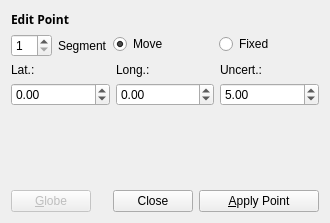
<?xml version="1.0" encoding="UTF-8"?>
<ui version="4.0">
 <class>HellingerEditPoint</class>
 <widget class="QDialog" name="HellingerEditPoint">
  <property name="geometry">
   <rect>
    <x>0</x>
    <y>0</y>
    <width>330</width>
    <height>223</height>
   </rect>
  </property>
  <property name="windowTitle">
   <string>Dialog</string>
  </property>
  <layout class="QFormLayout" name="formLayout">
   <item row="0" column="0">
    <widget class="QLabel" name="label">
     <property name="font">
      <font>
       <family>Sans Serif</family>
       <weight>75</weight>
       <bold>true</bold>
      </font>
     </property>
     <property name="text">
      <string>Edit Point</string>
     </property>
    </widget>
   </item>
   <item row="1" column="0">
    <layout class="QHBoxLayout" name="horizontalLayout">
     <item>
      <widget class="QSpinBox" name="spinbox_segment">
       <property name="minimum">
        <number>1</number>
       </property>
      </widget>
     </item>
     <item>
      <widget class="QLabel" name="label_2">
       <property name="text">
        <string>Segment</string>
       </property>
      </widget>
     </item>
    </layout>
   </item>
   <item row="1" column="1">
    <layout class="QHBoxLayout" name="horizontalLayout_2">
     <item>
      <widget class="QRadioButton" name="radiobtn_move">
       <property name="enabled">
        <bool>true</bool>
       </property>
       <property name="text">
        <string>Move</string>
       </property>
       <property name="checked">
        <bool>true</bool>
       </property>
       <attribute name="buttonGroup">
        <string>buttonGroup</string>
       </attribute>
      </widget>
     </item>
     <item>
      <widget class="QRadioButton" name="radiobtn_fixed">
       <property name="text">
        <string>Fixed</string>
       </property>
       <attribute name="buttonGroup">
        <string>buttonGroup</string>
       </attribute>
      </widget>
     </item>
    </layout>
   </item>
   <item row="2" column="0" colspan="2">
    <layout class="QHBoxLayout" name="horizontalLayout_3">
     <item>
      <layout class="QVBoxLayout" name="verticalLayout">
       <item>
        <widget class="QLabel" name="label_3">
         <property name="text">
          <string>Lat.:</string>
         </property>
        </widget>
       </item>
       <item>
        <widget class="QDoubleSpinBox" name="spinbox_lat">
         <property name="minimum">
          <double>-90.000000000000000</double>
         </property>
         <property name="maximum">
          <double>90.000000000000000</double>
         </property>
        </widget>
       </item>
      </layout>
     </item>
     <item>
      <layout class="QVBoxLayout" name="verticalLayout_2">
       <item>
        <widget class="QLabel" name="label_4">
         <property name="text">
          <string>Long.:</string>
         </property>
        </widget>
       </item>
       <item>
        <widget class="QDoubleSpinBox" name="spinbox_long">
         <property name="minimum">
          <double>-360.000000000000000</double>
         </property>
         <property name="maximum">
          <double>360.000000000000000</double>
         </property>
        </widget>
       </item>
      </layout>
     </item>
     <item>
      <layout class="QVBoxLayout" name="verticalLayout_3">
       <item>
        <widget class="QLabel" name="label_5">
         <property name="text">
          <string>Uncert.:</string>
         </property>
        </widget>
       </item>
       <item>
        <widget class="QDoubleSpinBox" name="spinbox_uncert">
         <property name="minimum">
          <double>-999.000000000000000</double>
         </property>
         <property name="maximum">
          <double>999.990000000000009</double>
         </property>
         <property name="value">
          <double>5.000000000000000</double>
         </property>
        </widget>
       </item>
      </layout>
     </item>
    </layout>
   </item>
   <item row="3" column="0">
    <spacer name="verticalSpacer">
     <property name="orientation">
      <enum>Qt::Vertical</enum>
     </property>
     <property name="sizeHint" stdset="0">
      <size>
       <width>20</width>
       <height>38</height>
      </size>
     </property>
    </spacer>
   </item>
   <item row="3" column="1">
    <spacer name="verticalSpacer_2">
     <property name="orientation">
      <enum>Qt::Vertical</enum>
     </property>
     <property name="sizeHint" stdset="0">
      <size>
       <width>180</width>
       <height>38</height>
      </size>
     </property>
    </spacer>
   </item>
   <item row="4" column="0">
    <widget class="QPushButton" name="pushButton">
     <property name="enabled">
      <bool>false</bool>
     </property>
     <property name="text">
      <string>&amp;Globe</string>
     </property>
    </widget>
   </item>
   <item row="4" column="1">
    <layout class="QHBoxLayout" name="horizontalLayout_4">
     <item>
      <widget class="QDialogButtonBox" name="buttonBox">
       <property name="orientation">
        <enum>Qt::Vertical</enum>
       </property>
       <property name="standardButtons">
        <set>QDialogButtonBox::Close</set>
       </property>
      </widget>
     </item>
     <item>
      <widget class="QPushButton" name="button_edit_point">
       <property name="text">
        <string>&amp;Apply Point</string>
       </property>
      </widget>
     </item>
    </layout>
   </item>
  </layout>
 </widget>
 <resources/>
 <connections>
  <connection>
   <sender>buttonBox</sender>
   <signal>accepted()</signal>
   <receiver>HellingerEditPoint</receiver>
   <slot>accept()</slot>
   <hints>
    <hint type="sourcelabel">
     <x>389</x>
     <y>81</y>
    </hint>
    <hint type="destinationlabel">
     <x>157</x>
     <y>274</y>
    </hint>
   </hints>
  </connection>
  <connection>
   <sender>buttonBox</sender>
   <signal>rejected()</signal>
   <receiver>HellingerEditPoint</receiver>
   <slot>reject()</slot>
   <hints>
    <hint type="sourcelabel">
     <x>389</x>
     <y>81</y>
    </hint>
    <hint type="destinationlabel">
     <x>286</x>
     <y>274</y>
    </hint>
   </hints>
  </connection>
  <connection>
   <sender>button_edit_point</sender>
   <signal>clicked()</signal>
   <receiver>HellingerEditPoint</receiver>
   <slot>reject()</slot>
   <hints>
    <hint type="sourcelabel">
     <x>273</x>
     <y>185</y>
    </hint>
    <hint type="destinationlabel">
     <x>164</x>
     <y>111</y>
    </hint>
   </hints>
  </connection>
 </connections>
 <buttongroups>
  <buttongroup name="buttonGroup"/>
 </buttongroups>
</ui>
